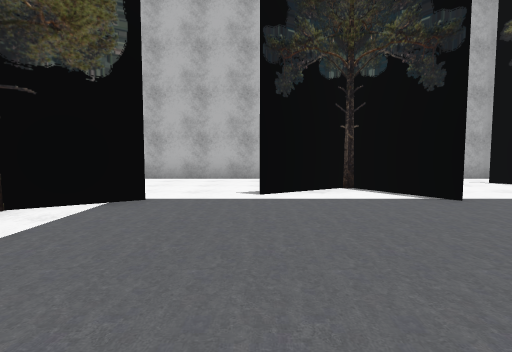
view 1 (above)

23 first-person views from a walk through a 3-D level made in the Godot game engine. The camera is 1.5 m above the floor, tilts 4° down and sees 80° across. Doors that lead somewhere are drawn open, without their leaves. The floor is counted in squares, 2 m on a side. Each view is taken from the middle of a square. On the plan, view 1 faces up. The plan holds only what a view shows up to about 10 squares ahead; the rest is blank. The place goes on beyond the plan. Characters and animated objects are not drawn. Some surface patterns are stand-ins.

view 2
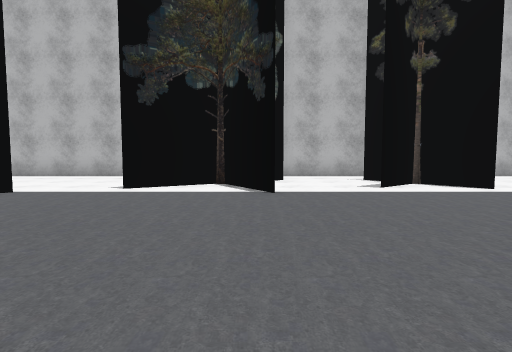

view 3
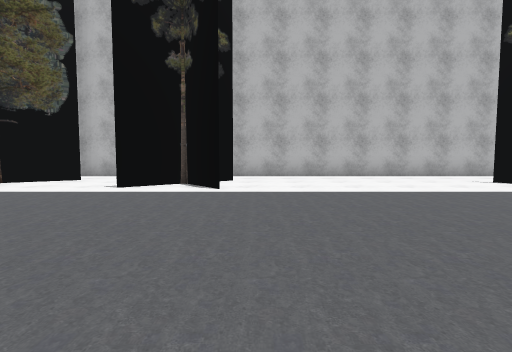

view 4
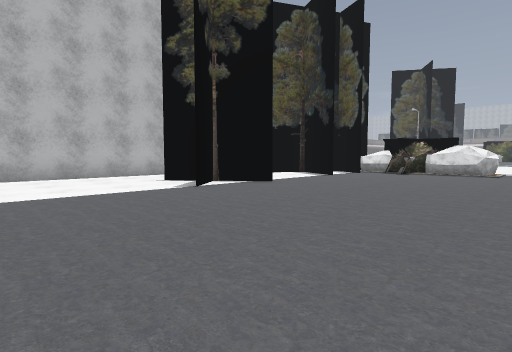

view 5
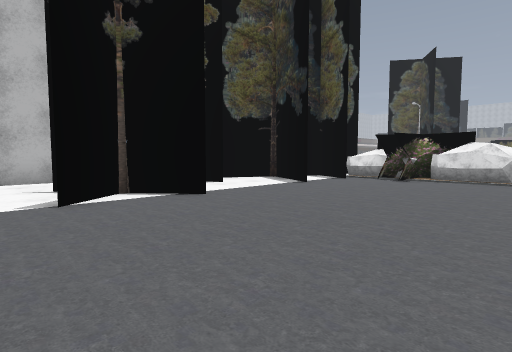

view 6
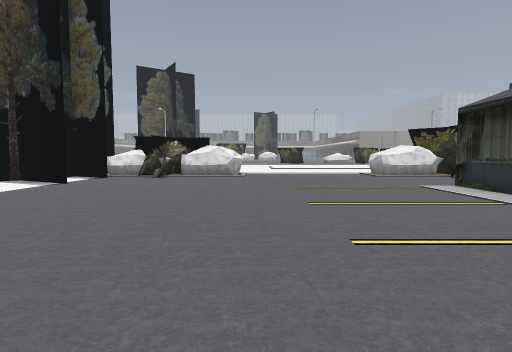

view 7
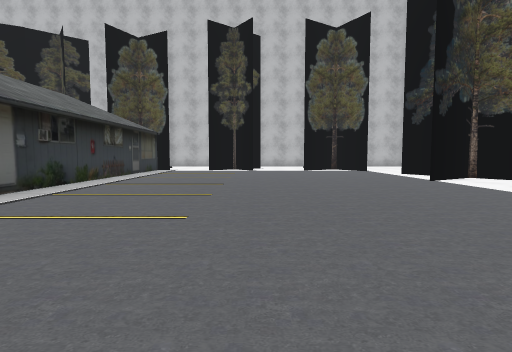

view 8
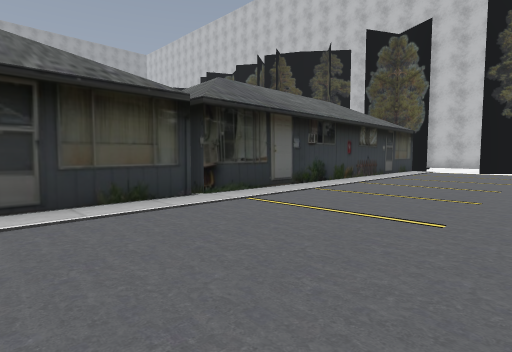

view 9
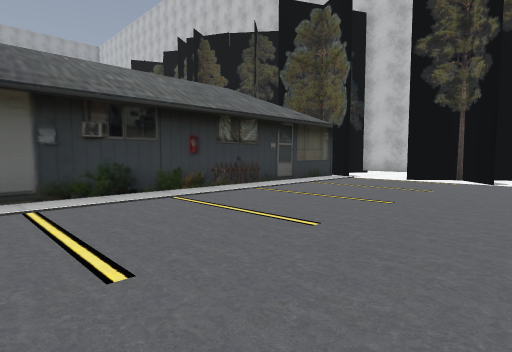

view 10
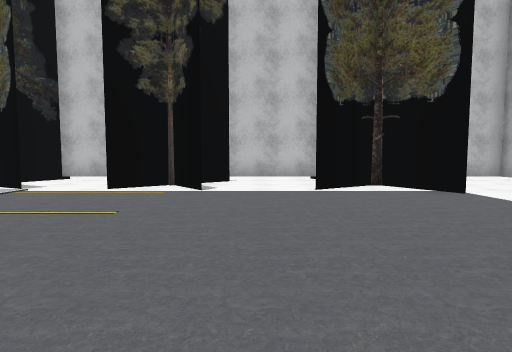

view 11
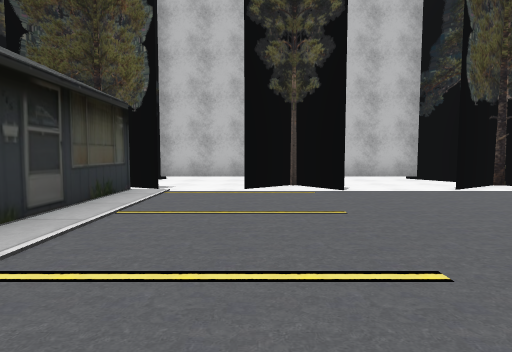

view 12
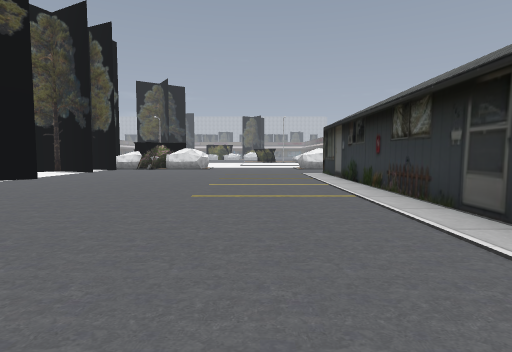

view 13
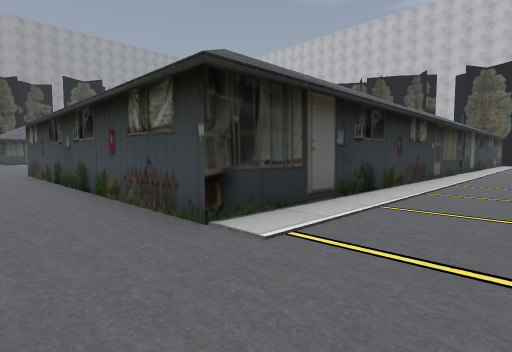

view 14
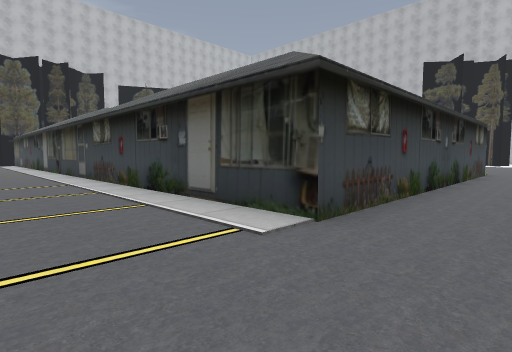

view 15
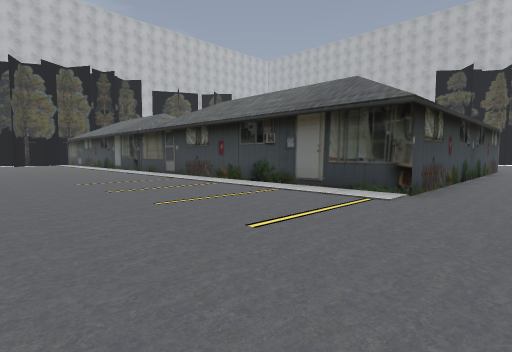

view 16
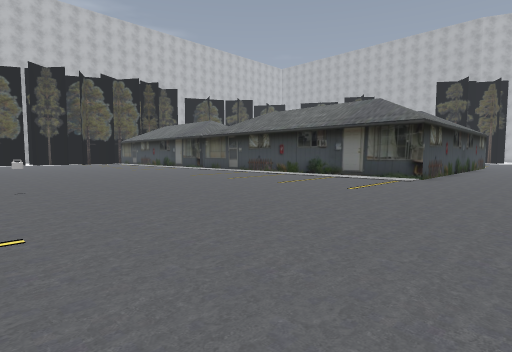

view 17
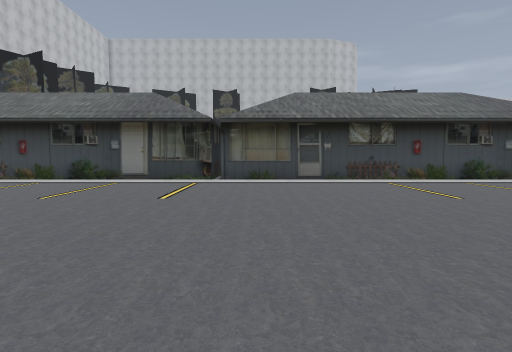

view 18
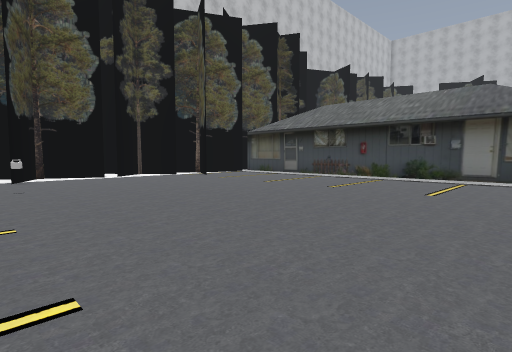

view 19
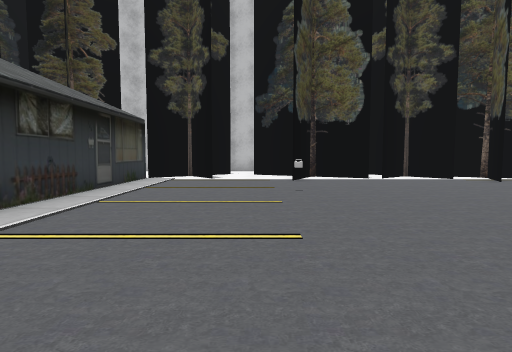

view 20
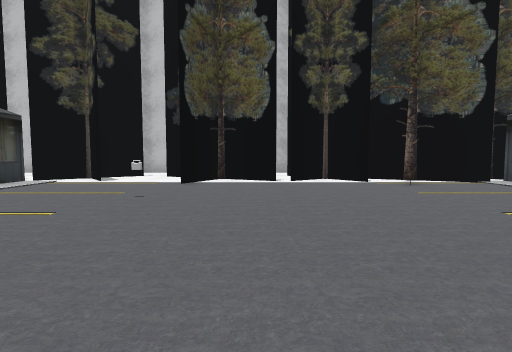

view 21
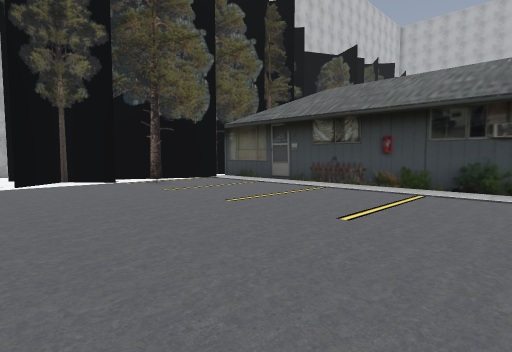

view 22
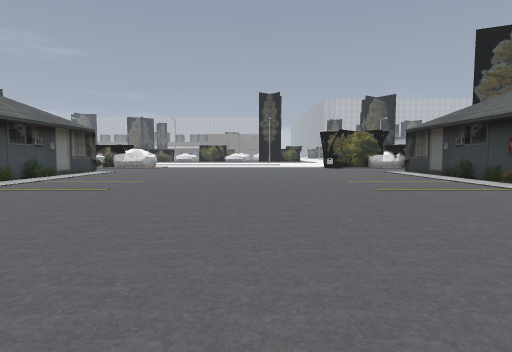

view 23
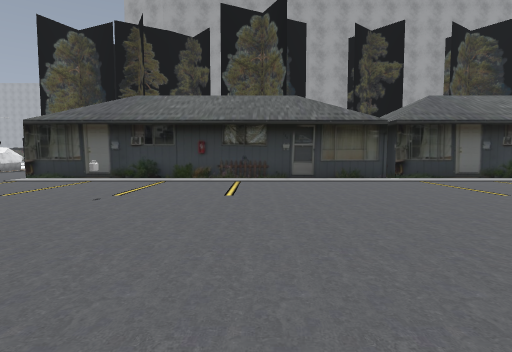

### Floor plan
Key: @ floor where view 1 was taken; # wall or solid block; x gap in a wall; . floor; = window, fence, low wall or low ledge; T tree; B building.
Columns run from 6 left of view 1 to 23 right of it. Each row starts with its distance up from view 1.
  9   #####   .... ########
  8    ....  Tx###T ....... TTTT
  7    .... T....TT.......T TT.TTT
  6    ...TT.T..T.T.......TT...T..
  5     T....T...........T.T...T.T
  4  #TT..........................
  3  T.T.........................#
  2 .#............................
  1 .#...........................=
  0  #TT..@.......................
 -1  #TT..........................
 -2  #.T..........................
 -3 .#............................
 -4 .#.T..........................
 -5 .T.TB#####################B...
 -6   TT                     ##..
 -7                           #..
 -8                           #.
 -9                           #.
-10                           #.
-11                           #.
-12                           #.
-13                           #..
-14    T                     ##..
-15    TB#####################B..
-16     T........................
-17    T.........................
-18    TT........................
-19   TT.........................
-20   T...........................
-21  x.T..........................
-22    T..........................
-23    T..........................
-24   T.T..#..............#.......
-25   T...........................
-26   ........................
-27   TT.......................
-28   TT....... ...............
-29    .B        ##B##########B
-30    T                      B
-31   TT                      B

Positions as (right, up) in squares from view 1, and headings:
1: (0, 0), facing up
2: (3, -1), facing up
3: (9, -1), facing up
4: (11, -1), facing up-right
5: (14, 0), facing up-right
6: (13, 0), facing right
7: (12, 0), facing left
8: (12, 0), facing down-left
9: (7, 1), facing down-left
10: (4, 1), facing left
11: (4, -2), facing left
12: (8, -2), facing right
13: (22, -2), facing down-left
14: (22, -18), facing up-left
15: (22, -21), facing up-left
16: (23, -25), facing up-left
17: (10, -24), facing up
18: (8, -25), facing up-left
19: (7, -25), facing left
20: (6, -22), facing left
21: (6, -22), facing up-left
22: (7, -22), facing right
23: (13, -19), facing down
